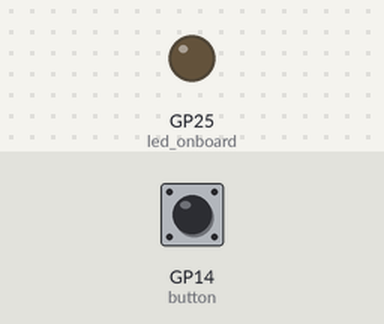
This program was run on a simulated Raspberry Pi Pico running MicroPython. Parts: output pins drawn as LEDs (lit = HIGH). The test bench sets the inputs (shaded band); at power-on: GP14 (button) LOW.

Above: at 1.2 s.
1.3 s: GP14 (button) pulled HIGH for 0.15 s
At 1.4 s:
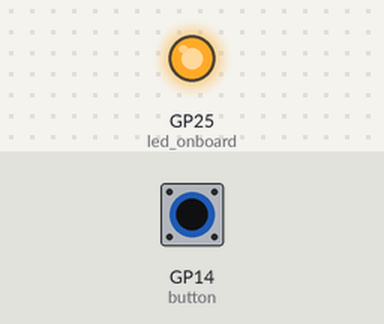
3.0 s: GP14 (button) pulled HIGH for 3.2 s
At 7.4 s:
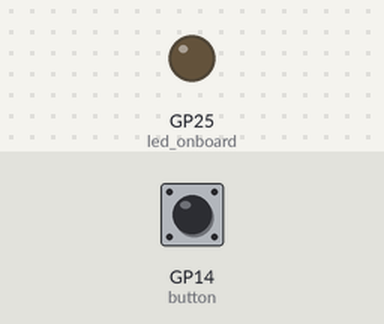
Timing chart, 0 to 8.9 s (numbered marks = the images above; inputs shaded):
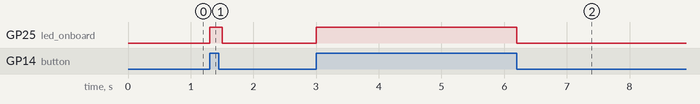

The program:

button.py
```python
import machine
import utime

# Button is Input on GP14
button = machine.Pin(14, machine.Pin.IN, machine.Pin.PULL_DOWN)
# Use the Onboard LED to show status
led_onboard = machine.Pin(25, machine.Pin.OUT)

# Infinite Loop
while True:
    if button.value() == 1:  # Check if the Button was pressed
        led_onboard.value(1) # Set LED ON if the Button was pressed
        utime.sleep(0.1)     # Wait for 100mS
    else:
        led_onboard.value(0) # If not pressed Turn Off LED
```

Measured:
- after the input at 1.3 s, GP25 (led_onboard): LOW → HIGH at once, → LOW 0.20 s later
- after the input at 3.0 s, GP25 (led_onboard): LOW → HIGH at once, → LOW 3.2 s later
